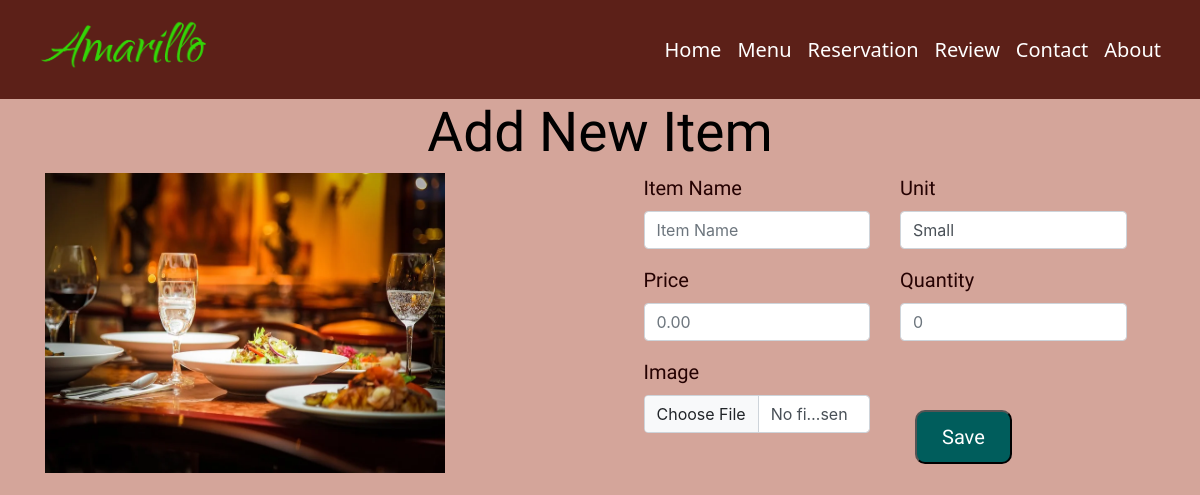
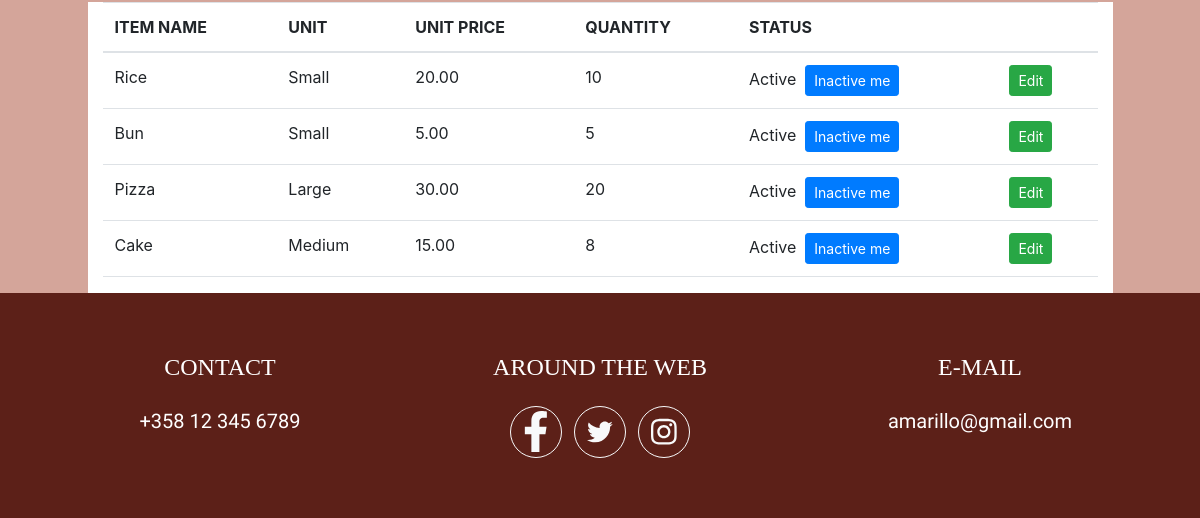
Page /php/add_items.php on the earlier database version (2 pictures, top to bottom).
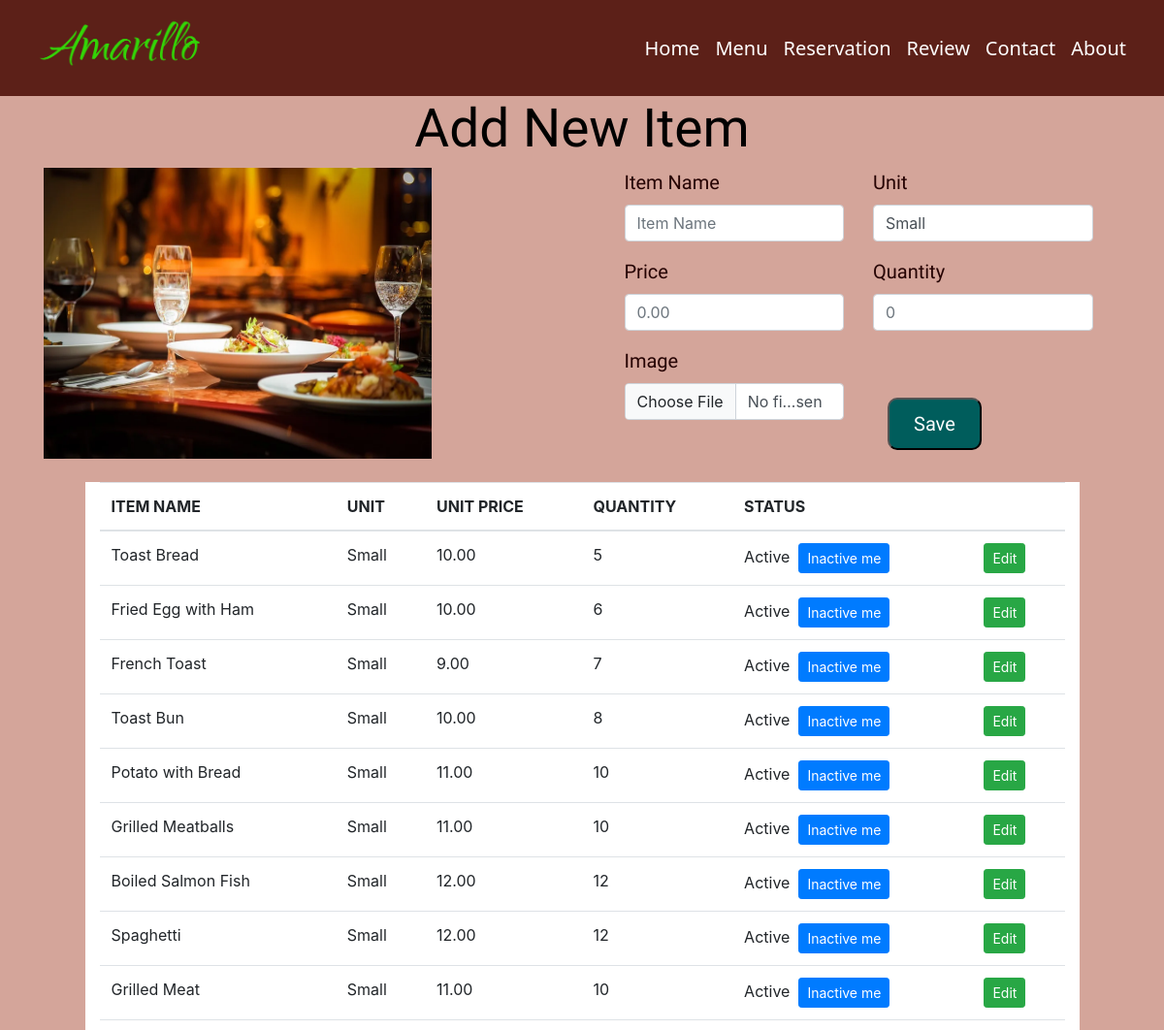
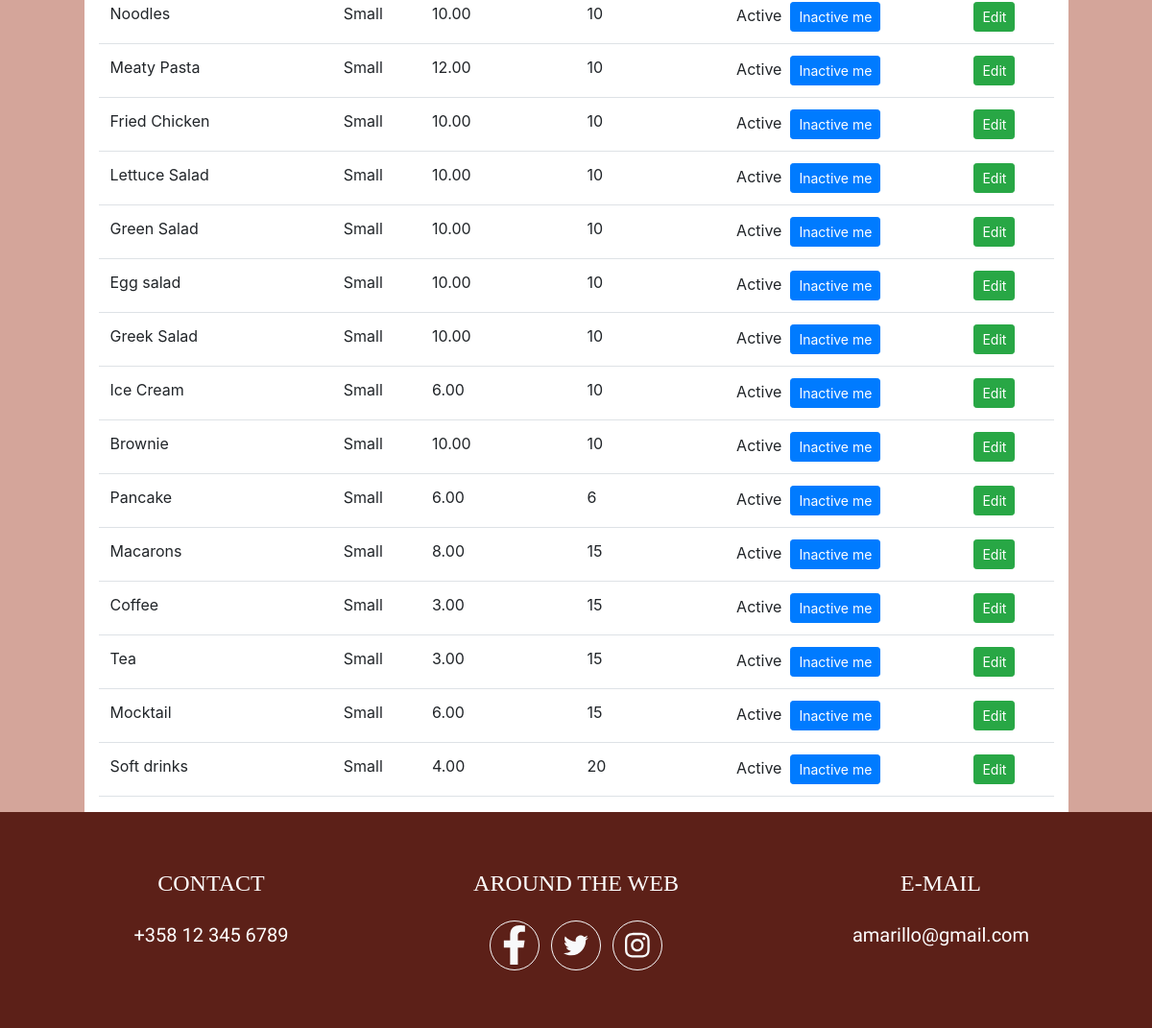
Same page on the later database version (2 pictures, top to bottom).
### tables this page shows
CREATE TABLE `rushani_items` (
  `item_nbr` int NOT NULL,
  `item_name` varchar(30) DEFAULT NULL,
  `unit` varchar(20) DEFAULT NULL,
  `unit_price` decimal(10,2) DEFAULT NULL,
  `quantity` int DEFAULT NULL,
  `item_image` varchar(100) DEFAULT NULL,
  `item_status` int DEFAULT '1'
);

### php/add_items.php (the view, shortened to what this page needs)
<?php
include "header.php";
include "db.php";
  ?>
<div class="container">
<div class="row">
<br>
<h1>Add New Item</h1>
<br>
<div class="col-md-6">
    <img  style="width: 400px; height: 300px;" src="../images/ifram.jpg" />
</div>
<div class="col-md-6">
<div class="container">
    <div class="row align-items-center">
       <div class="col-md-12">
                <form  class="row g-3" action="" method="post" enctype="multipart/form-data">
                    <div class = "col-md-6">
                            <label for="inputFirstName" class="form-label">Item Name</label>
                            <input type="text"  class="form-control" id="inputFirstName" name="itmname" placeholder="Item Name">
                    </div>
                    <div class="col-md-6">
                        <label for="inputLastName" class="form-label">Unit</label>
                        <br>
                        <select name="unit"  class="form-control" id="inputFirstName" >
                            <option value="Small" > Small </option>
                        </select>
                    </div>
                    <div class="col-md-6">
                        <label for="inputEmail" class="form-label">Price</label>
                        <input type="text" class="form-control" id="inputEmail" name="price" placeholder="0.00" >
                    </div>
                    <div class="col-md-6">
                        <label for="inputPhone" class="form-label">Quantity</label>
                        <input type="number" class="form-control" id="inputPhone" name="qty" placeholder="0" >
                    </div>
                    <div class="col-md-6">
                        <label for="inputNumber" class="form-label">Image</label>
                        <input type="file" class="form-control" id="inputNumber" name="itemimg" placeholder="Input Image" >
                    </div>
                    <div class="col-md-6" style="padding-top: 5px;">
                        <div class="col-md-12">
                        <br><br>
                            <button type="submit" class="btn11" style="padding-left: 25px;padding-right: 25px;" name="saveitm"> Save </button>
                        </div>
                    </div>
                </form>
                 </div>
              </div>
            </div>
        </div>
     </div>
</div>
<br>
<div>
        <div class="row">
          <div class="col-md-1"></div>
        <div class="col-md-10" style="background-color:white;" padding-top:5px;>
          <table class="table" id="example" style="background-color:lightgray;">
            <thead>
            <tr>
              <th>ITEM NAME</th>
              <th>UNIT</th>
              <th>UNIT PRICE</th>
              <th>QUANTITY</th>
              <th>STATUS</th>
              <th></th>
            </tr>
            </thead>
            <tbody>
            <?php
            $sql = "SELECT * FROM rushani_items";
            $result = $conn->query($sql);
            if ($result->num_rows > 0) {
                while($row = $result->fetch_assoc()) {
                 ?>
                 <tr>
                    <td><?php echo $row['item_name'];?></td>
                    <td><?php echo $row['unit'];?></td>
                    <td><?php echo $row['unit_price'];?></td>
                    <td><?php echo $row['quantity'];?></td>
                    <td><?php
                     if($row['item_status']==1){
                      echo "Active&nbsp;&nbsp;";
                      echo "<a class='btn btn-sm btn-primary' href='?sid=".$row['item_nbr']."&&stts=0'>Inactive me</a>";
                     }else{
                      echo "Inactive&nbsp;&nbsp;";
                      echo "<a class='btn btn-sm btn-warning' href='?sid=".$row['item_nbr']."&&stts=1'>Active me</a>";
                     }
                    ?></td>
                    <td><a class="btn btn-sm btn-success" href="edit_item.php?id=<?php echo $row['item_nbr'];?>">Edit</a></td>
                  </tr>
                 <?php
                }
              }
            ?>
          </tbody>
          </table>
        </div>
        <div class="col-md-1"></div>
            </div>
      </div>
    </div>
</body>
<?php include "footer.php" ?>

### php/header.php (shortened to what this page needs)
<!DOCTYPE html>
<html lang="en">
<head>
  <link href="https://cdn.jsdelivr.net/npm/bootstrap@5.3.0-alpha1/dist/css/bootstrap.min.css" rel="stylesheet"
>
    <link rel="stylesheet" href="https://maxcdn.bootstrapcdn.com/bootstrap/4.0.0/css/bootstrap.min.css">
    <link rel="stylesheet" href="https://pro.fontawesome.com/releases/v5.10.0/css/all.css"/>
  <link rel="stylesheet" href="https://cdnjs.cloudflare.com/ajax/libs/font-awesome/4.7.0/css/font-awesome.min.css"
>
  <link href="https://cdn.datatables.net/1.13.2/css/jquery.dataTables.min.css" rel="stylesheet">
  <link rel="stylesheet" href="../style/style2.css">
  <link rel="stylesheet" href="../style/style.css">
</head>
<body>
  <div>
    <header>
      <nav class="navbar navbar-expand-sm">
        <div class="container-fluid">
          <a class="navbar-brand" href="index.php"><image class ="logo11" src="../images/logo1.png"></a>
          <div class="collapse navbar-collapse" id="collapsibleNavbar">
            <ul class="navbar-nav ms-auto mb-2 mb-lg-0">
              <li class="nav-item">
                <a <?php if(basename($_SERVER['PHP_SELF']) == 'index.php'){echo 'class="nav-link active"';} else {echo 'class="nav-link"';} ?> href="index.php">Home</a>
              </li>
              <li class="nav-item">
                <a <?php if(basename($_SERVER['PHP_SELF']) == 'menu.php'){echo 'class="nav-link active"';} else {echo 'class="nav-link"';} ?> href="menu.php">Menu</a>
              </li>
              <li class="nav-item">
                <a <?php if(basename($_SERVER['PHP_SELF']) == 'reservation.php'){echo 'class="nav-link active"';} else {echo 'class="nav-link"';} ?> href="reservation.php">Reservation</a>
              </li>
              <li class="nav-item">
                <a <?php if(basename($_SERVER['PHP_SELF']) == 'reservation.php'){echo 'class="nav-link active"';} else {echo 'class="nav-link"';} ?> href="review.php">Review</a>
              </li>
              <li class="nav-item">
                <a class="nav-link" href="#CU">Contact</a>
              </li>
              <li class="nav-item">
                <a <?php if(basename($_SERVER['PHP_SELF']) == 'about.php'){echo 'class="nav-link active"';} else {echo 'class="nav-link"';} ?> href="about.php">About</a>
              </li>
            </ul>
          </div>
        </div>
      </nav>
    </header>
    <div>

### php/footer.php (shortened to what this page needs)
<footer class="footer text-center content-helper bg-none">
  <div class="container">
    <div class="row">
      <div class="col-md-4 footer-section">
        <h4 class="text-uppercase mb-4">
          Contact
        </h4>
        <p id="CU" class="lead mb-0">
          <a class="link" href="tel:+358123456789">+358 12 345 6789</a>
        </p>
      </div>
      <div class="col-md-4 footer-section">
        <h4 class="text-uppercase mb-4">
          Around the Web</h4>
        <a class="btn btn-outline-light btn-social mx-1" href="#!">
          <svg class="svg-inline--fa fa-facebook-f fa-fw" viewBox="0 0 320 512">
            <path fill="currentColor"
              d="M279.1 288l14.22-92.66h-88.91v-60.13c0-25.35 12.42-50.06 52.24-50.06h40.42V6.26S260.4 0 225.4 0c-73.22 0-121.1 44.38-121.1 124.7v70.62H22.89V288h81.39v224h100.2V288z">
            </path>
          </svg>
        </a>
        <a class="btn btn-outline-light btn-social mx-1" href="#!">
        </a>
        <a class="btn btn-outline-light btn-social mx-1" href="#!">
        </a>
      </div>
      <div class="col-md-4 footer-section">
        <h4 class="text-uppercase mb-4">
          E-mail
        </h4>
        <p class="lead mb-0">
          <a class="link" href="mailto:amarillo@gmail.com">amarillo@gmail.com</a>
        </p>
      </div>
    </div>
  </div>
</footer>
</body>
</html>

### style/style2.css (style rules this page uses)
body { margin: auto; background-color: #D4A59A; font-size: larger; }
img { width: 100%; height: 500px; margin: auto; vertical-align: none; }
.logo11 { width: 200px; height: 100%; }
.content-helper { padding-top: 5%; padding-bottom: 5%; color: black; }
.bg-none { background: none; }
.footer { color: white; background-color: #5C2018; font-family: Georgia, 'Times New Roman', Times, serif; }
.footer .link { color: white; }
.btn-social { border-radius: 100%; display: inline-flex; width: 3.25rem; height: 3.25rem; font-size: 1.25rem; justify-content: center; align-items: center; }
h1 { font-weight: 500; font-size: 55px; font-family: 'Courgette', cursive; }
p { font-weight: lighter; font-size: 30px; font-family: 'Courgette', cursive; }
* { box-sizing: border-box; }
* { padding: 0; margin: 0; box-sizing: border-box; }
.navbar { background-color: #5C2018; font-size: 24px; font-size: medium; text-align: right; }
.navbar-brand { color: #f7ff03; font: Arial; font-size: 30px; }
.navbar-nav, .nav-link { text-align: right; }
.navbar-nav .nav-link { color: #ffffff; font-family: 'Segoe UI', Tahoma, Geneva, Verdana, sans-serif; font-size: 20px; }
.btn11 { background-color: rgb(0, 93, 92); font-size: 20px; font-family: 'Courgette', cursive; padding: 10px; border-radius: 10px; color: white; }
.form-label { font-size: 20px; font-family: 'Courgette', cursive; }

### style/style.css (style rules this page uses)
body { background-color: #D4A59A; font-size: medium; color: rgb(37, 2, 2); }
.container { width: 95%; }
h1 { text-align: center; font-weight: 500; font-size: 55px; font-family: 'Courgette', cursive; color: black; }
* { box-sizing: border-box; }
p { text-align: center; color: black; font-size: 30px; font-family: 'Courgette', cursive; font-weight: 500; }

Differences in the rows shown:
removed rushani_items: item_name "Rice", unit "Small", unit_price "20.00", quantity "10"
removed rushani_items: item_name "Bun", unit "Small", unit_price "5.00", quantity "5"
removed rushani_items: item_name "Pizza", unit "Large", unit_price "30.00", quantity "20"
removed rushani_items: item_name "Cake", unit "Medium", unit_price "15.00", quantity "8"
added rushani_items: item_name "Toast Bread", unit "Small", unit_price "10.00", quantity "5"
added rushani_items: item_name "Fried Egg with Ham", unit "Small", unit_price "10.00", quantity "6"
added rushani_items: item_name "French Toast", unit "Small", unit_price "9.00", quantity "7"
added rushani_items: item_name "Toast Bun", unit "Small", unit_price "10.00", quantity "8"
added rushani_items: item_name "Potato with Bread", unit "Small", unit_price "11.00", quantity "10"
added rushani_items: item_name "Grilled Meatballs", unit "Small", unit_price "11.00", quantity "10"
added rushani_items: item_name "Boiled Salmon Fish", unit "Small", unit_price "12.00", quantity "12"
added rushani_items: item_name "Spaghetti", unit "Small", unit_price "12.00", quantity "12"
added rushani_items: item_name "Grilled Meat", unit "Small", unit_price "11.00", quantity "10"
added rushani_items: item_name "Noodles", unit "Small", unit_price "10.00", quantity "10"
added rushani_items: item_name "Meaty Pasta", unit "Small", unit_price "12.00", quantity "10"
added rushani_items: item_name "Fried Chicken", unit "Small", unit_price "10.00", quantity "10"
added rushani_items: item_name "Lettuce Salad", unit "Small", unit_price "10.00", quantity "10"
added rushani_items: item_name "Green Salad", unit "Small", unit_price "10.00", quantity "10"
added rushani_items: item_name "Egg salad", unit "Small", unit_price "10.00", quantity "10"
added rushani_items: item_name "Greek Salad", unit "Small", unit_price "10.00", quantity "10"
added rushani_items: item_name "Ice Cream", unit "Small", unit_price "6.00", quantity "10"
added rushani_items: item_name "Brownie", unit "Small", unit_price "10.00", quantity "10"
added rushani_items: item_name "Pancake", unit "Small", unit_price "6.00", quantity "6"
added rushani_items: item_name "Macarons", unit "Small", unit_price "8.00", quantity "15"
added rushani_items: item_name "Coffee", unit "Small", unit_price "3.00", quantity "15"
added rushani_items: item_name "Tea", unit "Small", unit_price "3.00", quantity "15"
added rushani_items: item_name "Mocktail", unit "Small", unit_price "6.00", quantity "15"
added rushani_items: item_name "Soft drinks", unit "Small", unit_price "4.00", quantity "20"
